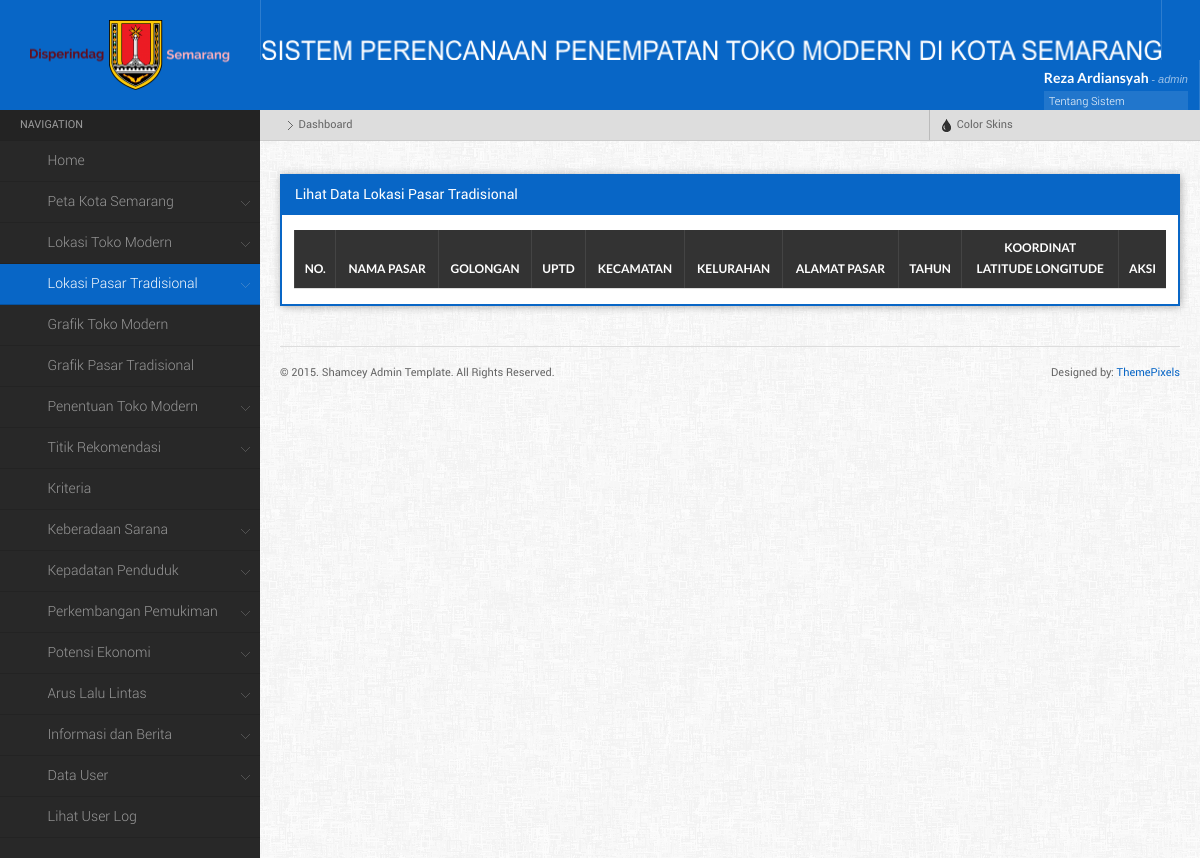
Page /main.php?menu=lihatPasar (signed in) on the earlier database version.
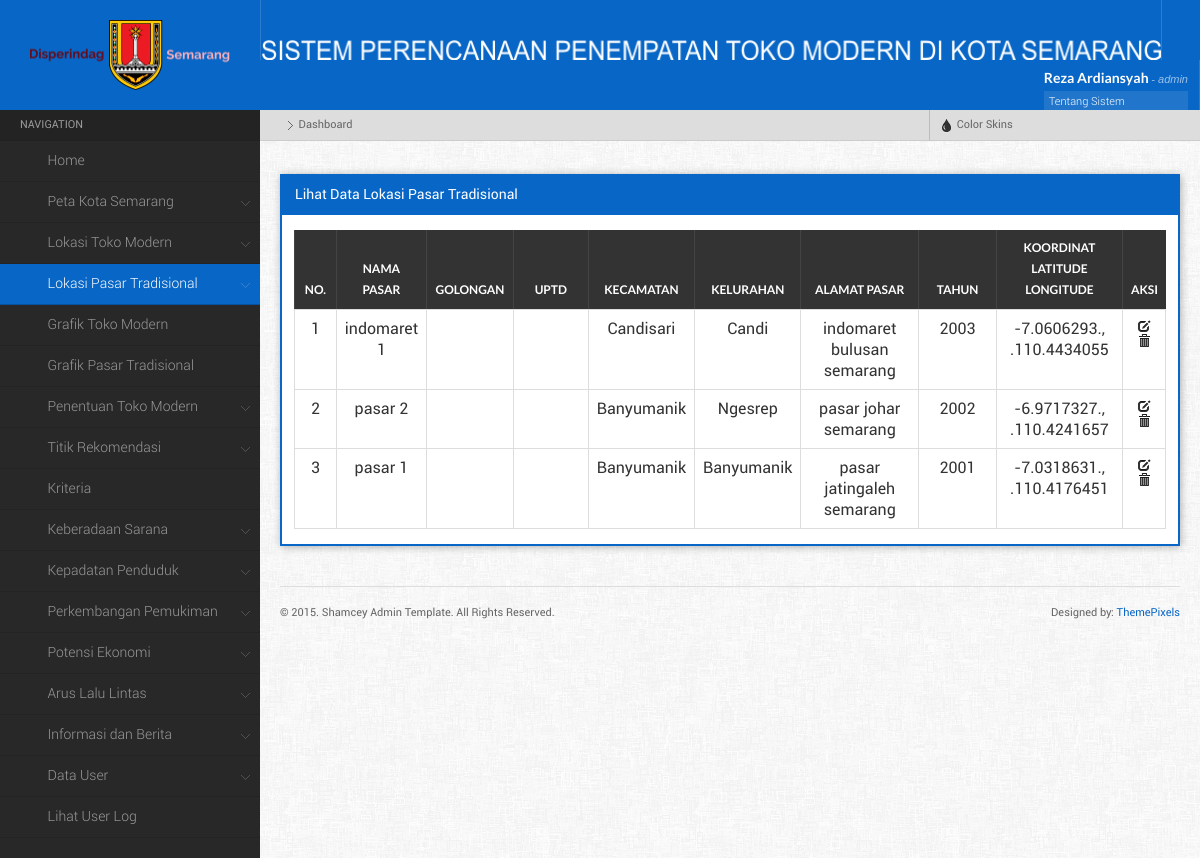
Same page on the later database version.
### tables this page shows
CREATE TABLE `lokasi_pasar` (
  `id_pasar` int(11) NOT NULL,
  `id_kelurahan` int(11) NOT NULL,
  `nama_pasar` varchar(50) NOT NULL,
  `alamat_pasar` varchar(100) NOT NULL,
  `tahun` year(4) NOT NULL,
  `lat` varchar(25) NOT NULL,
  `lng` varchar(25) NOT NULL
);

CREATE TABLE `kecamatan` (
  `id_kecamatan` int(11) NOT NULL,
  `nama_kecamatan` varchar(50) NOT NULL,
  `latitude` varchar(25) NOT NULL,
  `longitude` varchar(25) NOT NULL
);

CREATE TABLE `kelurahan` (
  `id_kelurahan` int(11) NOT NULL,
  `id_kecamatan` int(11) NOT NULL,
  `Kelurahan` char(50) DEFAULT NULL,
  `Geometry` longblob,
  `Luas` decimal(10,3) DEFAULT NULL,
  `XMin` int(11) DEFAULT NULL,
  `XMax` int(11) DEFAULT NULL,
  `YMin` int(11) DEFAULT NULL,
  `YMax` int(11) DEFAULT NULL,
  `id_lokasi` int(11) NOT NULL
);

### component/lihat_pasar.php (the view, shortened to what this page needs)
<?php
	$query =mysql_query("SELECT * FROM lokasi_pasar a, kelurahan b, kecamatan c
							WHERE a.id_kelurahan = b.id_kelurahan
							AND b.id_kecamatan = c.id_kecamatan
							ORDER BY tahun DESC, c.id_kecamatan ASC") or die (mysql_error());
    echo" <div class=\"widget\">
			<h4 class=\"widgettitle\">Lihat Data Lokasi Pasar Tradisional</h4>
			<div class=\"widgetcontent\">
			<table id=\"dyntable\" class=\"table table-bordered responsive\">
                <thead>
                    <tr>
                        <th></th>
                        <th><center>No.</th>
						<th><center>Nama Pasar</th>
						<th><center>Golongan</th>
						<th><center>UPTD</th>
						<th><center>Kecamatan</th>
						<th><center>Kelurahan</th>
                        <th><center>Alamat Pasar</th>
                        <th><center>Tahun</th>
						<th><center>Koordinat<br>Latitude Longitude</th>
						<th><center>Aksi</th>
                    </tr>
                </thead>
				<tbody>";
				$no = 1;
				while($pecah = mysql_fetch_array($query)){
					echo "<tr class=\" \">
						<td></td>
						<td style='width:5%;'><center>$no</td>
						<td style='width:10%;'><center>$pecah[nama_pasar]</td>
						<td style='width:10%;'><center>$pecah[golongan]</td>
						<td style='width:10%;'><center>$pecah[uptd]</td>
						<td style='width:10%;'><center>$pecah[nama_kecamatan]</td>
						<td style='width:10%;'><center>$pecah[Kelurahan]</td>
						<td style='width:15%;'><center>$pecah[alamat_pasar]</td>
						<td style='width:10%;'><center>$pecah[tahun]</td>
						<td style='width:15%;'><center>$pecah[lat]., .$pecah[lng]</td>
						<td class=\"center\" style=\"width: 60px;\">
							<a href= \"main.php?menu=editPasar&id_pasar=$pecah[id_pasar]\" title=\"Edit\"><i  class=\"icon-edit\"></i></a>
							<a href=\"main.php?menu=hapusPasar&id_pasar=$pecah[id_pasar]\" title=\"Hapus\" onClick=\"return confirm('Apakah Anda yakin ingin menghapus data ini?')\" class=\"icon-trash\"><i></i></a>
						</td>";
					echo "</td>
					</tr>";
				$no++;
				};
				echo "</tbody>
			</table>
		 </div>
		 </div>
	";
?>

### main.php (shortened to what this page needs)
<?php
if (empty($_SESSION['username']) AND empty ($_SESSION['id_user'])){
	echo "<meta http-equiv=\"refresh\" content=\"0; url=index.php\">";
}else{
?>
<html>
	<head>
		<link rel="stylesheet" href="css/style.default.css" type="text/css" />
		<link rel="stylesheet" href="css/responsive-tables.css">
		<link rel="stylesheet" href="css/bootstrap-fileupload.min.css" type="text/css" />
		<link rel="stylesheet" href="css/bootstrap-timepicker.min.css" type="text/css" />
	</head>
	<body>
		<?php
			function setActive($d){
				if(ISSET($_GET['menu'])){
					if($_GET['menu'] == $d){
						echo "class='active'";
					}
				}
			}
			function setActive1(){
			echo "active";
			}
		?>
	<div class="mainwrapper">
    <div class="header">
		<div class="logo">
			<img src="images/disperindag.png" alt="" style=" width:200px; height:70px; margin-top:-20px; !important" />
		</div>
			<div class="headerinner">
                <ul class="headmenu">
					<li>
						<img src="images/logo8.png" alt="" style=" width:900px; height:20px; margin-top:40px; !important"  />
					</li>
				<li class="right">
                    <div class="userloggedinfo">
                        <div class="userinfo">
                            <h5><?php echo $_SESSION['nama_user']; ?> <small>- <?php echo $_SESSION['username']; ?></small></h5>
                            <ul>
								<li> <a  data-toggle="modal" href="#myModal">Tentang Sistem <span class="iconfa-question-sign"></span></a></li>
                                <li><a href="main.php?menu=editProfile">Edit Profile <span class="iconfa-cog"></span></a></li>
                                <li><a href="logout.php">Sign Out <span class="iconfa-signout"></span></a></li>
                            </ul>
                        </div>
                    </div>
                </li>
				</ul>
			</div>
    </div>
    <div class="leftpanel">
        <div class="leftmenu">
            <ul class="nav nav-tabs nav-stacked">
            	<li class="nav-header">Navigation</li>
					<?php
						if($_SESSION['level'] == '1'){
					?>
						<li <?php setActive('dashboard');?>><a href="main.php"><span class="iconfa-home"></span>Home</a>
						</li>
						<li class="dropdown  <?php if (($_GET['menu'] == 'petaSemarang') || ($_GET['menu'] == 'petaSemarangapi')){ setActive1(); }?>"><a href=""><span class="iconfa-globe"></span>Peta Kota Semarang</a>
						</li>
						<li class="dropdown  <?php if (($_GET['menu'] == 'formToko') || ($_GET['menu'] == 'lihatToko')){ setActive1(); }?>"><a href=""><span class="iconfa-tags"></span>Lokasi Toko Modern</a>
						</li>
						<li class="dropdown  <?php if (($_GET['menu'] == 'formPasar') || ($_GET['menu'] == 'lihatPasar')){ setActive1(); }?>"><a href=""><span class="iconfa-shopping-cart"></span>Lokasi Pasar Tradisional</a>
						</li>
						<li <?php setActive('grafikToko');?>><a href="main.php?menu=grafikToko"><span class="iconfa-bar-chart"></span>Grafik Toko Modern</a>
						</li>
						<li <?php setActive('grafikPasar');?>><a href="main.php?menu=grafikPasar"><span class="iconfa-signal"></span>Grafik Pasar Tradisional</a>
						</li>
						<li class="dropdown  <?php if (($_GET['menu'] == 'penentuanToko') || ($_GET['menu'] == 'penentuanTokoall')){ setActive1(); }?>"><a href=""><span class="iconfa-map-marker"></span>Penentuan Toko Modern</a>
						</li>
						<li class="dropdown  <?php if (($_GET['menu'] == 'formTitik') || ($_GET['menu'] == 'lihatTitik')){ setActive1(); }?>"><a href=""><span class="iconfa-screenshot"></span>Titik Rekomendasi</a>
						</li>
						<li <?php setActive('lihatKriteria');?>><a href="main.php?menu=lihatKriteria"><span class="iconfa-wrench"></span>Kriteria</a>
						</li>
						<li class="dropdown  <?php if (($_GET['menu'] == 'formKeberadaan') || ($_GET['menu'] == 'lihatKeberadaan')){ setActive1(); }?>"><a href=""><span class="iconfa-umbrella"></span>Keberadaan Sarana</a>
						</li>
						<li class="dropdown  <?php if (($_GET['menu'] == 'formKepadatan') || ($_GET['menu'] == 'lihatKepadatan')){ setActive1(); }?>"><a href=""><span class="iconfa-th-large"></span>Kepadatan Penduduk</a>
						</li>
						<li class="dropdown  <?php if (($_GET['menu'] == 'formPerkembangan') || ($_GET['menu'] == 'lihatPerkembangan')){ setActive1(); }?>"><a href=""><span class="iconfa-th"></span>Perkembangan Pemukiman</a>
						</li>
						<li class="dropdown  <?php if (($_GET['menu'] == 'formPotensi') || ($_GET['menu'] == 'lihatPotensi')){ setActive1(); }?>"><a href=""><span class="iconfa-align-left"></span>Potensi Ekonomi</a>
						</li>
						<li class="dropdown  <?php if (($_GET['menu'] == 'formArus') || ($_GET['menu'] == 'lihatArus')){ setActive1(); }?>"><a href=""><span class="iconfa-road"></span>Arus Lalu Lintas</a>
						</li>
						<li class="dropdown  <?php if (($_GET['menu'] == 'formInfo') || ($_GET['menu'] == 'lihatInfo')){ setActive1(); }?>"><a href=""><span class="iconfa-info-sign"></span>Informasi dan Berita</a>
						</li>
						<li class="dropdown <?php if (($_GET['menu'] == 'formInputUser') || ($_GET['menu'] == 'lihatUser')){ setActive1(); }?>"><a href=""><span class="iconfa-user"></span>Data User</a>
						</li>
						<li <?php setActive('lihatLog');?>><a href="main.php?menu=lihatLog"><span class="iconfa-pencil"></span>Lihat User Log</a>
						</li>
						<?php }
						 ?>
			</ul>
        </div>
    </div>
    <div class="rightpanel">
        <ul class="breadcrumbs">
            <li><a href="main.php"><i class="iconfa-home"></i></a> <span class="separator"></span></li>
            <li>Dashboard</li>
			<li class="right">
                    <a href="" data-toggle="dropdown" class="dropdown-toggle"><i class="icon-tint"></i> Color Skins</a>
            </li>
        </ul>
        <div class="maincontent">
            <div class="maincontentinner" style='position:relative;'>
			<?php
			if(ISSET($_GET['menu'])){
				$d = $_GET['menu'];
				if($d == 'home'){
					include "component/home.php";
				}else if($d == 'dashboard'){
					include "main.php";
				}else if($d == 'editProfile'){
					include "component/editprofile.php";
				}else if($d == 'resetPass'){
					include "component/resetpass.php";
				}else if($d == 'formInputUser'){
					include "component/form_user.php";
				}else if($d == 'lihatUser'){
					include "component/lihat_user.php";
				}else if($d == 'reset'){
					include "component/resetpass.php";
				}else if($d == 'hapusUser'){
					include "component/hapus_user.php";
				}else if($d == 'lihatLog'){
					include "component/lihat_log.php";
				}else if($d == 'formTitik'){
					include "component/form_titik.php";
				}else if($d == 'lihatTitik'){
					include "component/lihat_titik.php";
				}else if($d == 'editTitik'){
					include "component/form_edit_titik.php";
				}else if($d == 'hapusTitik'){
					include "component/hapus_titik.php";
				}else if($d == 'lihatKriteria'){
					include "component/lihat_kriteria.php";
				}else if($d == 'editKriteria'){
					include "component/form_edit_kriteria.php";
				}else if($d == 'hapusKriteria'){
					include "component/hapus_kriteria.php";
				}else if($d == 'formKeberadaan'){
					include "component/form_keberadaan.php";
				}else if($d == 'lihatKeberadaan'){
					include "component/lihat_keberadaan.php";
				}else if($d == 'editKeberadaan'){
					include "component/form_edit_keberadaan.php";
				}else if($d == 'hapusKeberadaan'){
					include "component/hapus_keberadaan.php";
				}else if($d == 'formKepadatan'){
					include "component/form_kepadatan.php";
				}else if($d == 'lihatKepadatan'){
					include "component/lihat_kepadatan.php";
				}else if($d == 'editKepadatan'){
					include "component/form_edit_kepadatan.php";
				}else if($d == 'hapusKepadatan'){
					include "component/hapus_kepadatan.php";
				}else if($d == 'formPerkembangan'){
					include "component/form_perkembangan.php";
				}else if($d == 'lihatPerkembangan'){
					include "component/lihat_perkembangan.php";
				}else if($d == 'editPerkembangan'){
					include "component/form_edit_perkembangan.php";
				}else if($d == 'hapusPerkembangan'){
					include "component/hapus_perkembangan.php";
				}else if($d == 'formPotensi'){
					include "component/form_potensi.php";
				}else if($d == 'lihatPotensi'){
					include "component/lihat_potensi.php";
				}else if($d == 'editPotensi'){
					include "component/form_edit_potensi.php";
				}else if($d == 'hapusPotensi'){
					include "component/hapus_potensi.php";
				}else if($d == 'formArus'){
					include "component/form_arus.php";
				}else if($d == 'lihatArus'){
					include "component/lihat_arus.php";
				}else if($d == 'editArus'){
					include "component/form_edit_arus.php";
				}else if($d == 'hapusArus'){
					include "component/hapus_arus.php";
				}else if($d == 'formInfo'){
					include "component/form_info.php";
				}else if($d == 'lihatInfo'){
					include "component/lihat_info.php";
				}else if($d == 'editInfo'){
					include "component/form_edit_info.php";
				}else if($d == 'hapusInfo'){
					include "component/hapus_info.php";
				}else if($d == 'petaToko'){
					include "component/peta_toko.php";
				}else if($d == 'formToko'){
					include "component/form_toko.php";
				}else if($d == 'lihatToko'){
					include "component/lihat_toko.php";
				}else if($d == 'editToko'){
					include "component/form_edit_toko.php";
				}else if($d == 'hapusToko'){
					include "component/hapus_toko.php";
				}else if($d == 'petaPasar'){
					include "component/peta_pasar.php";
				}else if($d == 'formPasar'){
					include "component/form_pasar.php";
				}else if($d == 'lihatPasar'){
					include "component/lihat_pasar.php";
				}else if($d == 'editPasar'){
					include "component/form_edit_pasar.php";
				}else if($d == 'hapusPasar'){
					include "component/hapus_pasar.php";
				}else if($d == 'formGaleri'){
					include "component/form_galeri.php";
				}else if($d == 'lihatGaleri'){
					include "component/lihat_galeri.php";
				}else if($d == 'editGaleri'){
					include "component/form_edit_galeri.php";
				}else if($d == 'hapusGaleri'){
					include "component/hapus_galeri.php";
				}else if($d == 'formPegawai'){
					include "component/form_pegawai.php";
				}else if($d == 'lihatPegawai'){
					include "component/lihat_pegawai.php";
				}else if($d == 'editPegawai'){
					include "component/form_edit_pegawai.php";
				}else if($d == 'hapusPegawai'){
					include "component/hapus_pegawai.php";
				}else if($d == 'grafikToko'){
					include "component/grafik_toko.php";
				}else if($d == 'grafikPasar'){
					include "component/grafik_pasar.php";
				}else if($d == 'penentuanToko'){
					include "component/penentuan_toko.php";
				}else if($d == 'hasilHitung'){
					include "component/hasil.php";
				}else if($d == 'penentuanTokoall'){
					include "component/penentuan_tokoall.php";
				}else if($d == 'hasilHitungall'){
					include "component/hasilall.php";
				}else if($d == 'petaSemarangapi'){
					include "component/peta_api.php";
				}else if($d == 'petaSemarang'){
					include "component/peta.php";
				}
				else{
				echo"<h4 class='widgettitle'>Home</h4><div class='widgetcontent'> <img src='img/home7.jpg'/></div>";
				}
			}else{
				echo"<h4 class='widgettitle'>Home</h4><div class='widgetcontent'> <img src='img/home7.jpg'/></div>";
			};?>
                <div class="footer">
                    <div class="footer-left">
                        <span>&copy; 2015. Shamcey Admin Template. All Rights Reserved.</span>
                    </div>
                    <div class="footer-right">
                        <span>Designed by: <a href="http://themepixels.com/">ThemePixels</a></span>
                    </div>
                </div>
            </div>
        </div>
    </div>
	</div>
	</body>
</html>
<?php }?>

### css/responsive-tables.css (style rules this page uses)
table.responsive { margin-bottom: 0; }
table.responsive td, table.responsive th { position: relative; overflow: hidden; white-space: wrap !important; }

Differences in the rows shown:
added lokasi_pasar: nama_pasar "indomaret 1", kecamatan.nama_kecamatan "Candisari", id_kelurahan.Kelurahan "Candi", alamat_pasar "indomaret bulusan semarang", tahun "2003", lat "-7.0606293", lng "110.4434055"
added lokasi_pasar: nama_pasar "pasar 2", kecamatan.nama_kecamatan "Banyumanik", id_kelurahan.Kelurahan "Ngesrep", alamat_pasar "pasar johar semarang", tahun "2002", lat "-6.9717327", lng "110.4241657"
added lokasi_pasar: nama_pasar "pasar 1", kecamatan.nama_kecamatan "Banyumanik", id_kelurahan.Kelurahan "Banyumanik", alamat_pasar "pasar jatingaleh semarang", tahun "2001", lat "-7.0318631", lng "110.4176451"
